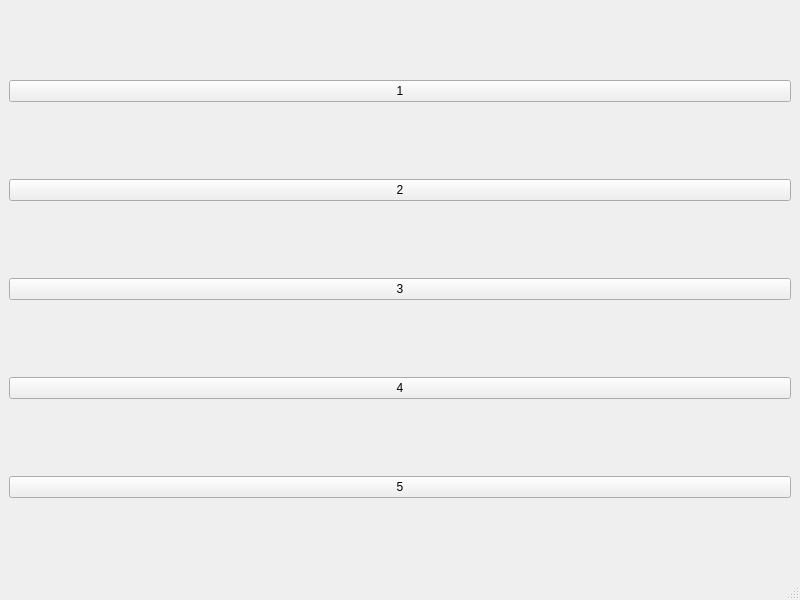
<?xml version="1.0" encoding="UTF-8"?>
<ui version="4.0">
 <class>MainWindow</class>
 <widget class="QMainWindow" name="MainWindow">
  <property name="geometry">
   <rect>
    <x>0</x>
    <y>0</y>
    <width>800</width>
    <height>600</height>
   </rect>
  </property>
  <property name="windowTitle">
   <string>MainWindow</string>
  </property>
  <widget class="QWidget" name="centralwidget">
   <layout class="QVBoxLayout" name="verticalLayout">
    <item>
     <widget class="QPushButton" name="b1">
      <property name="text">
       <string>1</string>
      </property>
     </widget>
    </item>
    <item>
     <widget class="QPushButton" name="b2">
      <property name="text">
       <string>2</string>
      </property>
     </widget>
    </item>
    <item>
     <widget class="QPushButton" name="b3">
      <property name="text">
       <string>3</string>
      </property>
     </widget>
    </item>
    <item>
     <widget class="QPushButton" name="b4">
      <property name="text">
       <string>4</string>
      </property>
     </widget>
    </item>
    <item>
     <widget class="QPushButton" name="b5">
      <property name="text">
       <string>5</string>
      </property>
     </widget>
    </item>
   </layout>
  </widget>
  <widget class="QMenuBar" name="menubar">
   <property name="geometry">
    <rect>
     <x>0</x>
     <y>0</y>
     <width>800</width>
     <height>27</height>
    </rect>
   </property>
  </widget>
  <widget class="QStatusBar" name="statusbar"/>
 </widget>
 <resources/>
 <connections/>
</ui>
